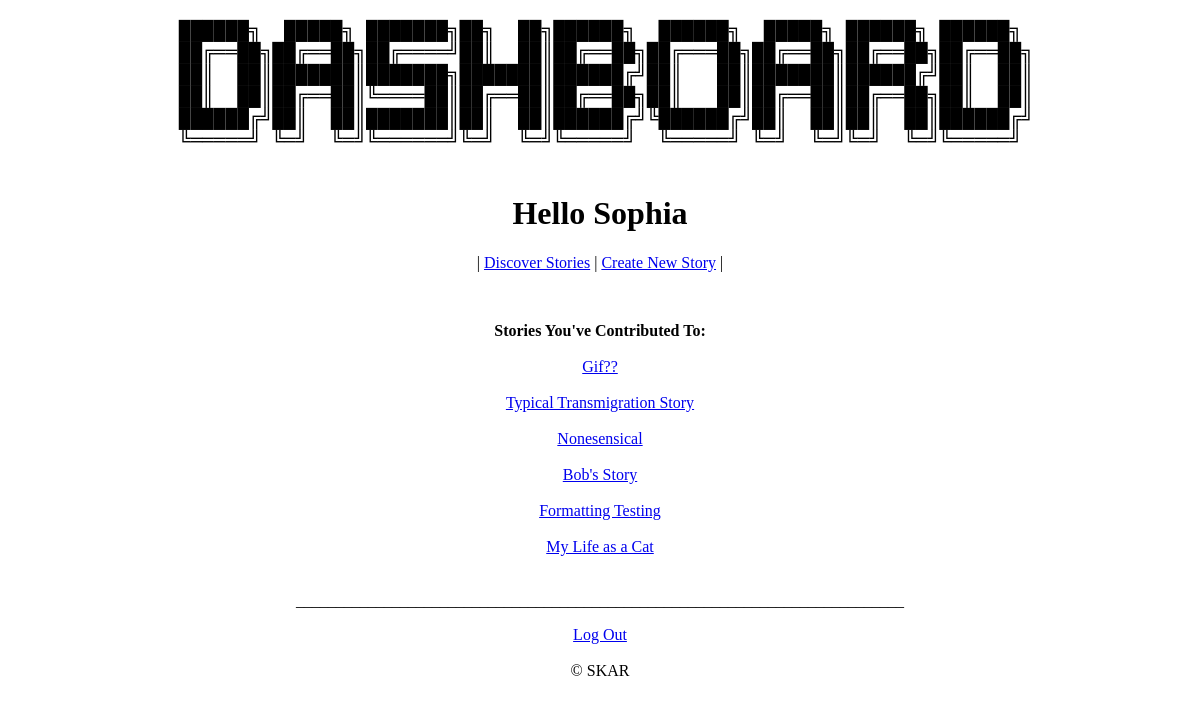
The page /profile (signed in) on the database as committed earlier.
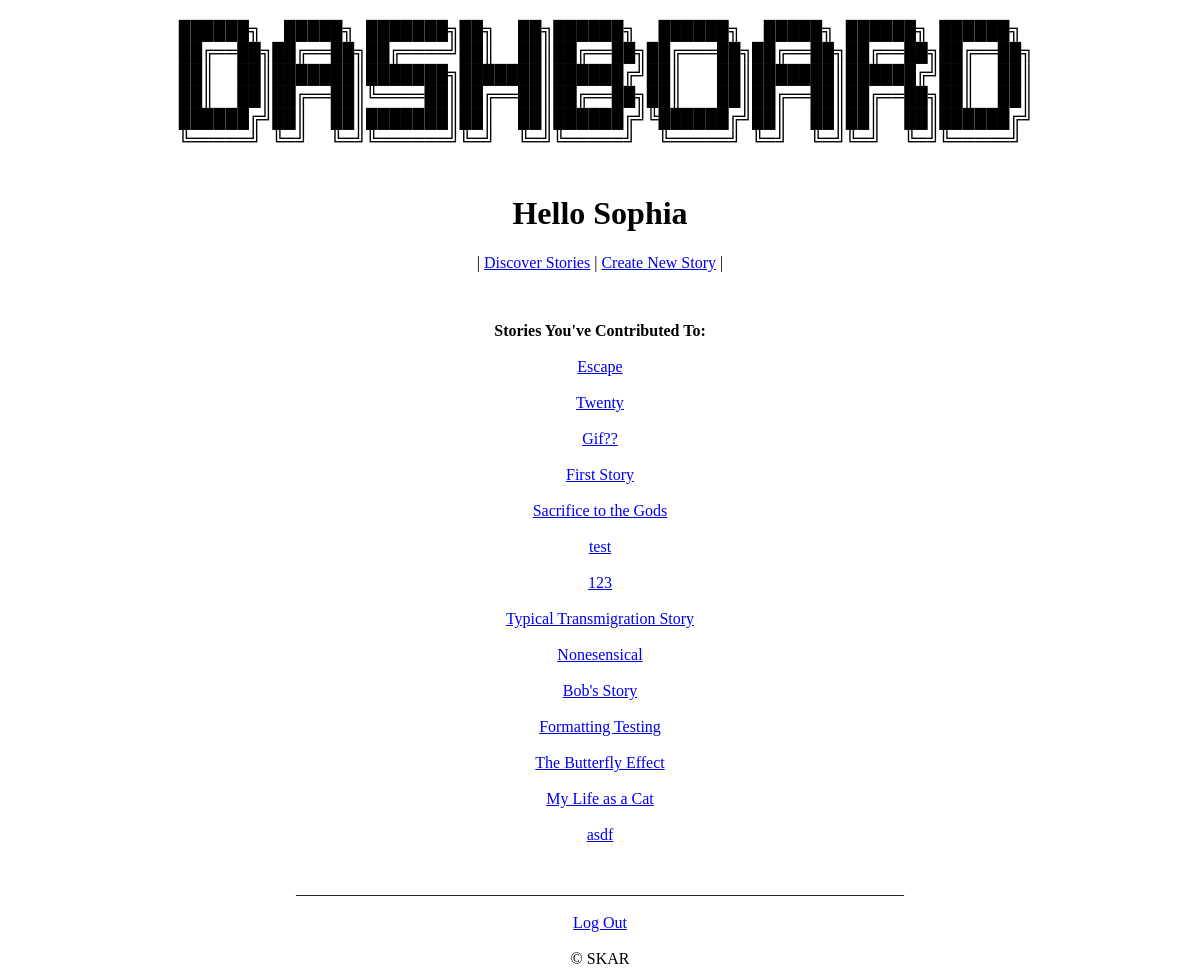
The same page on the database as committed later.
### tables this page shows
CREATE TABLE stories(name TEXT, username TEXT, contrib TEXT);

### app.py (the view)
@app.route('/profile')
def profile():
    if not('user' in session):
        return redirect('/')
    storiesList = story.getStories(session['user'])
    if len(storiesList) == 0:
        storiesList = ['You have not contributed to any stories!']
    return render_template('profile.html',user = session['user'], stories = storiesList)

### util/story.py (called while the page is built)
def getStories(username):
    db = sqlite3.connect("data/info.db")
    c = db.cursor()
    c.execute("SELECT name FROM stories WHERE username = ?", (username,))
    rows = c.fetchall()
    output = set()
    for i in rows:
        output.add(i[0])
    db.close()
    return(output)

### templates/profile.html (shortened to what this page needs)
{% extends 'basetemplate.html' %}
{% block body %}
<center>
    <h2>
        <pre>
██████╗  █████╗ ███████╗██╗  ██╗██████╗  ██████╗  █████╗ ██████╗ ██████╗
 ██╔══██╗██╔══██╗██╔════╝██║  ██║██╔══██╗██╔═══██╗██╔══██╗██╔══██╗██╔══██╗
 ██║  ██║███████║███████╗███████║██████╔╝██║   ██║███████║██████╔╝██║  ██║
 ██║  ██║██╔══██║╚════██║██╔══██║██╔══██╗██║   ██║██╔══██║██╔══██╗██║  ██║
 ██████╔╝██║  ██║███████║██║  ██║██████╔╝╚██████╔╝██║  ██║██║  ██║██████╔╝
╚═════╝ ╚═╝  ╚═╝╚══════╝╚═╝  ╚═╝╚═════╝  ╚═════╝ ╚═╝  ╚═╝╚═╝  ╚═╝╚═════╝
        </pre>
    </h2>
    <h1>Hello {{ user }}</h1>
    <p>
        | <a href="/discover">Discover Stories</a>
        | <a href="/contribute">Create New Story</a>
        |
    </p>
</center>
<br>
<center>
    <p>
        <b>Stories You've Contributed To:</b><br><br>
        {% for each in stories %}
            <a href = '/view?story={{each}}'>{{each}}</a>
            <br><br>
        {% endfor %}
        <br>
        ____________________________________________________________________________
    </p>
</center>
{% endblock %}

### templates/basetemplate.html (shortened to what this page needs)
<!DOCTYPE html>
<html>
  <head>
  </head>
  <body>
    {% block body %}
    {% endblock %}
  </body>
  <footer>
    {% block logout %}
      <center><a href = '/logout'>Log Out</a></center>
    {% endblock %}
    {% block footer %}
    <br>
      <center> &copy; SKAR </center>
    {% endblock %}
  </footer>
</html>

Rows that differ between the two databases and show on the page:
added stories: name "Escape"
added stories: name "Twenty"
added stories: name "First Story"
added stories: name "Sacrifice to the Gods"
added stories: name "test"
added stories: name "123"
added stories: name "The Butterfly Effect"
added stories: name "asdf"
